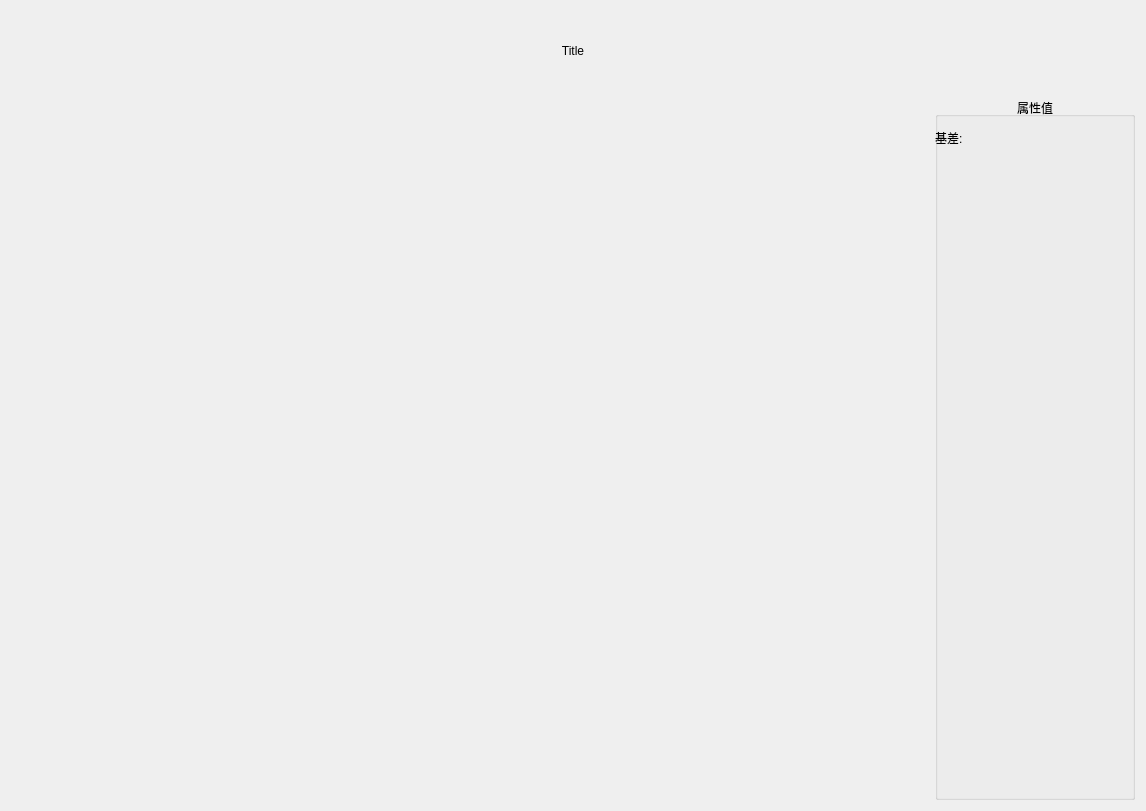
<?xml version="1.0" encoding="UTF-8"?>
<ui version="4.0">
 <class>FutureChart</class>
 <widget class="QWidget" name="FutureChart">
  <property name="geometry">
   <rect>
    <x>0</x>
    <y>0</y>
    <width>1146</width>
    <height>811</height>
   </rect>
  </property>
  <property name="windowTitle">
   <string>Form</string>
  </property>
  <layout class="QGridLayout" name="gridLayout_2">
   <item row="0" column="0" colspan="2">
    <widget class="QLabel" name="title_label">
     <property name="maximumSize">
      <size>
       <width>16777215</width>
       <height>80</height>
      </size>
     </property>
     <property name="text">
      <string>Title</string>
     </property>
     <property name="alignment">
      <set>Qt::AlignCenter</set>
     </property>
    </widget>
   </item>
   <item row="1" column="0">
    <layout class="QGridLayout" name="chart_gridLayout"/>
   </item>
   <item row="1" column="1">
    <widget class="QGroupBox" name="groupBox">
     <property name="minimumSize">
      <size>
       <width>200</width>
       <height>0</height>
      </size>
     </property>
     <property name="maximumSize">
      <size>
       <width>200</width>
       <height>16777215</height>
      </size>
     </property>
     <property name="title">
      <string>属性值</string>
     </property>
     <property name="alignment">
      <set>Qt::AlignCenter</set>
     </property>
     <property name="flat">
      <bool>true</bool>
     </property>
     <widget class="QLabel" name="label_2">
      <property name="geometry">
       <rect>
        <x>0</x>
        <y>30</y>
        <width>181</width>
        <height>21</height>
       </rect>
      </property>
      <property name="text">
       <string>基差:</string>
      </property>
     </widget>
    </widget>
   </item>
  </layout>
 </widget>
 <resources/>
 <connections/>
</ui>
